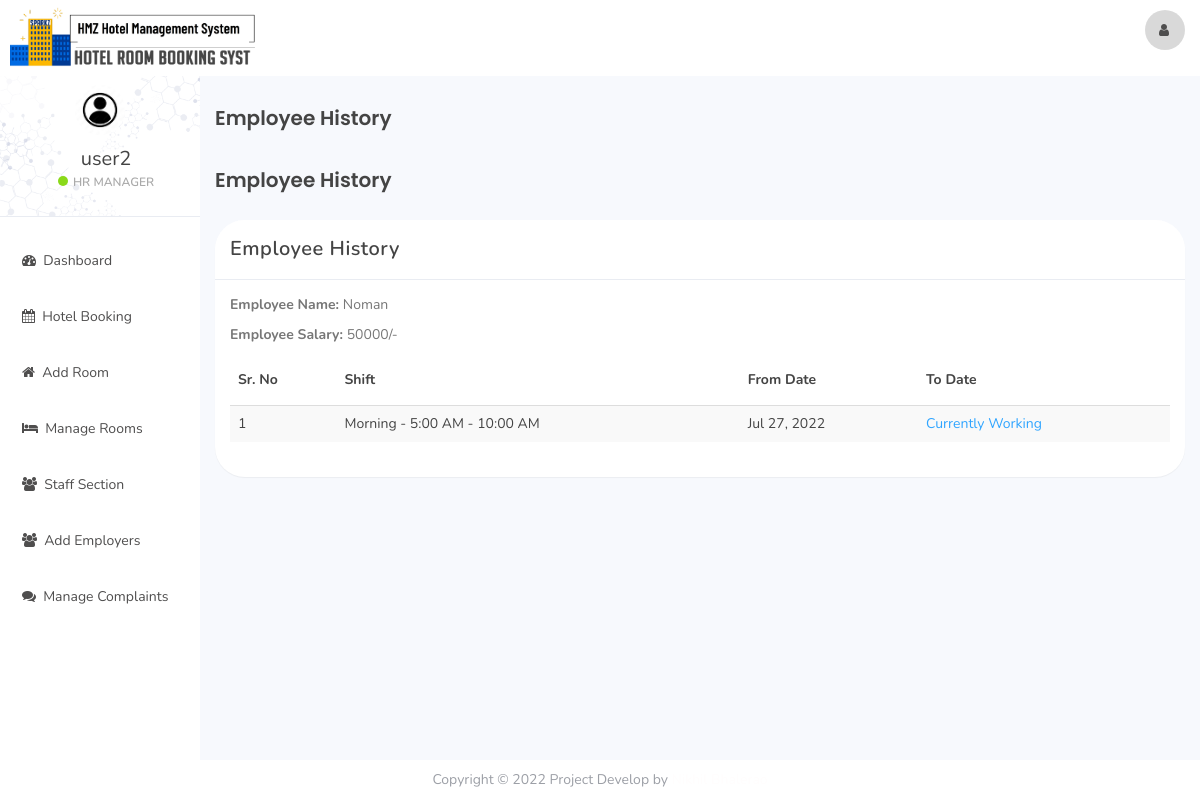
The app's page /index.php?emp_history&empid=1 (signed in) with its own data.
### tables this page shows
CREATE TABLE `user` (
  `id` int(11) NOT NULL,
  `name` varchar(100) NOT NULL,
  `username` varchar(50) NOT NULL,
  `email` varchar(100) NOT NULL,
  `password` varchar(100) NOT NULL,
  `created_at` timestamp NOT NULL DEFAULT current_timestamp()
);

CREATE TABLE `staff` (
  `emp_id` int(11) NOT NULL,
  `emp_name` varchar(100) NOT NULL,
  `staff_type_id` int(11) NOT NULL,
  `shift_id` int(11) NOT NULL,
  `id_card_type` int(11) NOT NULL,
  `id_card_no` varchar(20) NOT NULL,
  `address` varchar(100) NOT NULL,
  `contact_no` bigint(20) NOT NULL,
  `salary` bigint(20) NOT NULL,
  `joining_date` timestamp NOT NULL DEFAULT current_timestamp(),
  `updated_at` timestamp NOT NULL DEFAULT current_timestamp() ON UPDATE current_timestamp()
);

CREATE TABLE `emp_history` (
  `id` int(11) NOT NULL,
  `emp_id` int(11) NOT NULL,
  `shift_id` int(11) NOT NULL,
  `from_date` timestamp NOT NULL DEFAULT current_timestamp(),
  `to_date` timestamp NULL DEFAULT NULL,
  `created_at` timestamp NOT NULL DEFAULT current_timestamp()
);

CREATE TABLE `shift` (
  `shift_id` int(10) NOT NULL,
  `shift` varchar(100) NOT NULL,
  `shift_timing` varchar(100) NOT NULL
);

### emp_history.php (the view, shortened to what this page needs)
<div class="col-sm-9 col-sm-offset-3 col-lg-10 col-lg-offset-2 main">
    <div class="row">
        <ol class="breadcrumb">
            <li class="active"><h1>Employee History</h1></li>
        </ol>
    </div>
    <div class="row">
        <div class="col-lg-12">
            <h1 class="page-header">Employee History</h1>
        </div>
    </div>
    <div class="row">
        <div class="col-lg-12">
            <div class="panel panel-default">
                <div class="panel-heading">Employee History</div>
                <div class="panel-body">
                    <?php
                    if(isset($_GET['empid'])){
                        $emp_id = $_GET['empid'];
                    }else{
                        header('Location:404.php');
                    }
                    $emp = "SELECT * FROM staff WHERE emp_id='$emp_id'";
                    $emp_result = mysqli_query($connection,$emp);
                    $employee = mysqli_fetch_assoc($emp_result);
                    ?>
                    <p><b>Employee Name: </b> <?php echo $employee['emp_name']; ?></p>
                    <p><b>Employee Salary: </b> <?php echo $employee['salary'].'/-'; ?></p>
                    <table class="table table-striped table-responsive" cellspacing="0" width="100%"
                           id="rooms">
                        <thead>
                        <tr>
                            <th>Sr. No</th>
                            <th>Shift</th>
                            <th>From Date</th>
                            <th>To Date</th>
                        </tr>
                        </thead>
                        <tbody>
                        <?php
                        $staff_query = "SELECT * FROM emp_history NATURAL JOIN shift WHERE emp_id = '$emp_id' ORDER BY created_at DESC";
                        $staff_result = mysqli_query($connection, $staff_query);
                        if (mysqli_num_rows($staff_result) > 0) {
                            $num = 0;
                            while ($staff = mysqli_fetch_assoc($staff_result)) {
                                $num++;
                                ?>
                                <tr>
                                    <td><?php echo $num; ?></td>
                                    <td><?php echo $staff['shift'].' - '.$staff['shift_timing']; ?></td>
                                    <td><?php echo date('M j, Y', strtotime($staff['from_date'])); ?></td>
                                    <td>
                                        <?php
                                        if ($staff['to_date'] == NULL){
                                            echo "<div class='color-blue'>Currently Working</div>";
                                        }else{
                                            echo date('M j, Y', strtotime($staff['to_date']));
                                        }?>
                                    </td>
                                </tr>
                                <?php
                            }
                        }
                        ?>
                        </tbody>
                    </table>
                </div>
            </div>
        </div>
    </div>
</div>

### includes/sidebar.php (shortened to what this page needs)
<div id="sidebar-collapse" class="col-sm-3 col-lg-2 sidebar">
    <div class="profile-sidebar">
        <div class="profile-userpic">
            <img src="assets/img/user.jpeg" class="img-responsive" alt="">
        </div>
        <div class="profile-usertitle">
            <div class="profile-usertitle-name"><?php echo $user['name'];?></div>
            <div class="profile-usertitle-status"><span class="indicator label-success"></span>HR Manager</div>
        </div>
    </div>
    <ul class="nav menu">
    <?php
        if (isset($_GET['dashboard'])){ ?>
            <li class="active">
                <a href="index.php?dashboard"><em class="fa fa-dashboard">&nbsp;</em>
                    Dashboard
                </a>
            </li>
        <?php } else{?>
            <li>
                <a href="index.php?dashboard"><em class="fa fa-dashboard">&nbsp;</em>
                    Dashboard
                </a>
            </li>
        <?php }
        if (isset($_GET['reservation'])){ ?>
            <li class="active">
            <a href="index.php?reservation"><em class="fa fa-calendar">&nbsp;</em>
                    Hotel Booking
                </a>
            </li>
        <?php } else{?>
            <li>
            <a href="index.php?reservation"><em class="fa fa-calendar">&nbsp;</em>
                    Hotel Booking
                </a>
            </li>
	<?php }
        if (isset($_GET['addRoom'])){ ?>
            <li class="active">
                <a data-toggle="modal" data-target="#addRoom"><em class="fa fa-home">&nbsp;</em>
                    Add Room
                </a>
            </li>
        <?php } else{?>
            <li>
            <a data-toggle="modal" data-target="#addRoom"><em class="fa fa-home">&nbsp;</em>
					Add Room
                </a>
            </li>
        <?php }
        if (isset($_GET['room_mang'])){ ?>
            <li class="active">
                <a href="index.php?room_mang"><em class="fa fa-bed">&nbsp;</em>
                    Manage Rooms
                </a>
            </li>
        <?php } else{?>
            <li>
            <a href="index.php?room_mang"><em class="fa fa-bed">&nbsp;</em>
                    Manage Rooms
                </a>
            </li>
        <?php }
        if (isset($_GET['staff_mang'])){ ?>
            <li class="active">
                <a href="index.php?staff_mang"><em class="fa fa-users">&nbsp;</em>
                    Staff Section
                </a>
            </li>
        <?php } else{?>
            <li>
                <a href="index.php?staff_mang"><em class="fa fa-users">&nbsp;</em>
                    Staff Section
                </a>
            </li>
		<?php }
		if (isset($_GET['add_emp'])){ ?>
            <li class="active">
                <a href="index.php?add_emp"><em class="fa fa-users">&nbsp;</em>
                   Add Employers
                </a>
            </li>
        <?php } else{?>
            <li>
                <a href="index.php?add_emp"><em class="fa fa-users">&nbsp;</em>
                    Add Employers
                </a>
            </li>
        <?php }
        if (isset($_GET['complain'])){ ?>
            <li class="active">
                <a href="index.php?complain"><em class="fa fa-comments">&nbsp;</em>
                    Manage Complaints
                </a>
            </li>
        <?php } else{?>
            <li>
                <a href="index.php?complain"><em class="fa fa-comments">&nbsp;</em>
                    Manage Complaints
                </a>
            </li>
        <?php }
        ?>
    </ul>
</div>

### assets/css/styles.css (style rules this page uses)
body { background: #f7f9fd; padding-top: 77px; font-size: 14px; color: #444444; font-family: 'Nunito', sans-serif; }
p { color: #777; }
a, a:hover, a:focus { color: #fffdfd; }
h1, h2, h3, h4, h5, h6 { color: #444444; font-family: Poppins,sans-serif; }
h1 { font-weight: 600; font-size: 20px; }
.color-blue { color: #30a5ff; }
.label-success { background-color: #8ad919; }
.panel { border: 0; border-radius: 30px; }
.panel-heading { font-size: 20px; font-weight: 600; letter-spacing: 0.025em; height: 60px; line-height: 38px; }
.panel-default .panel-heading { background: #fff; border-bottom: 1px solid #e9ecf2; color: #444444; border-radius: 30px 30px 0 0; }
.sidebar { display: block; padding: 0; display: none; box-shadow: none; background: #fff; }
.sidebar ul { margin: 20px 7px; }
@media (min-width: 768px) { .sidebar { display: block; position: fixed; top: 75px; bottom: 0; left: 0; z-index: 1000; display: block; margin: 0; padding: 0; overflow-x: hidden; overflow-y: auto; } }
.sidebar ul.nav li a { height: 50px; font-size: 14px; line-height: 2em; color: #4f4e4e; margin-bottom: 6px; }
.profile-sidebar { padding: 10px 0; border-bottom: 1px solid #e9ecf2; text-align: center; background-image: url(../img/profile-bg.png); background-size: cover; background-position: center; }
.indicator { width: 10px; height: 10px; display: inline-block; border-radius: 9999px; margin-right: 5px; }
.profile-userpic img { margin: 0 auto; width: 50px; height: 50px; border-radius: 9999px !important; }
.profile-usertitle { margin: 10px 0 0 12px; }
.profile-usertitle-name { font-size: 20px; margin-bottom: 0px; }
.profile-usertitle-status { text-transform: uppercase; color: #aaa; font-size: 12px; font-weight: 600; margin-bottom: 15px; }
.breadcrumb { border-radius: 0; padding: 10px 15px 10px 15px; background: #f7f9fd; margin: 0; }
h1.page-header { margin-top: 20px; border-bottom: 0; }
.table { background: #fff; }
.table > thead > tr > th { border-bottom: 0; vertical-align: middle; height: 50px; }

### records on screen
user: name "user2"
staff: emp_name "Noman", salary "50000"
emp_history: shift.shift "Morning", shift.shift_timing "5:00 AM - 10:00 AM", from_date "Jul 27, 2022", shows "Currently Working"
